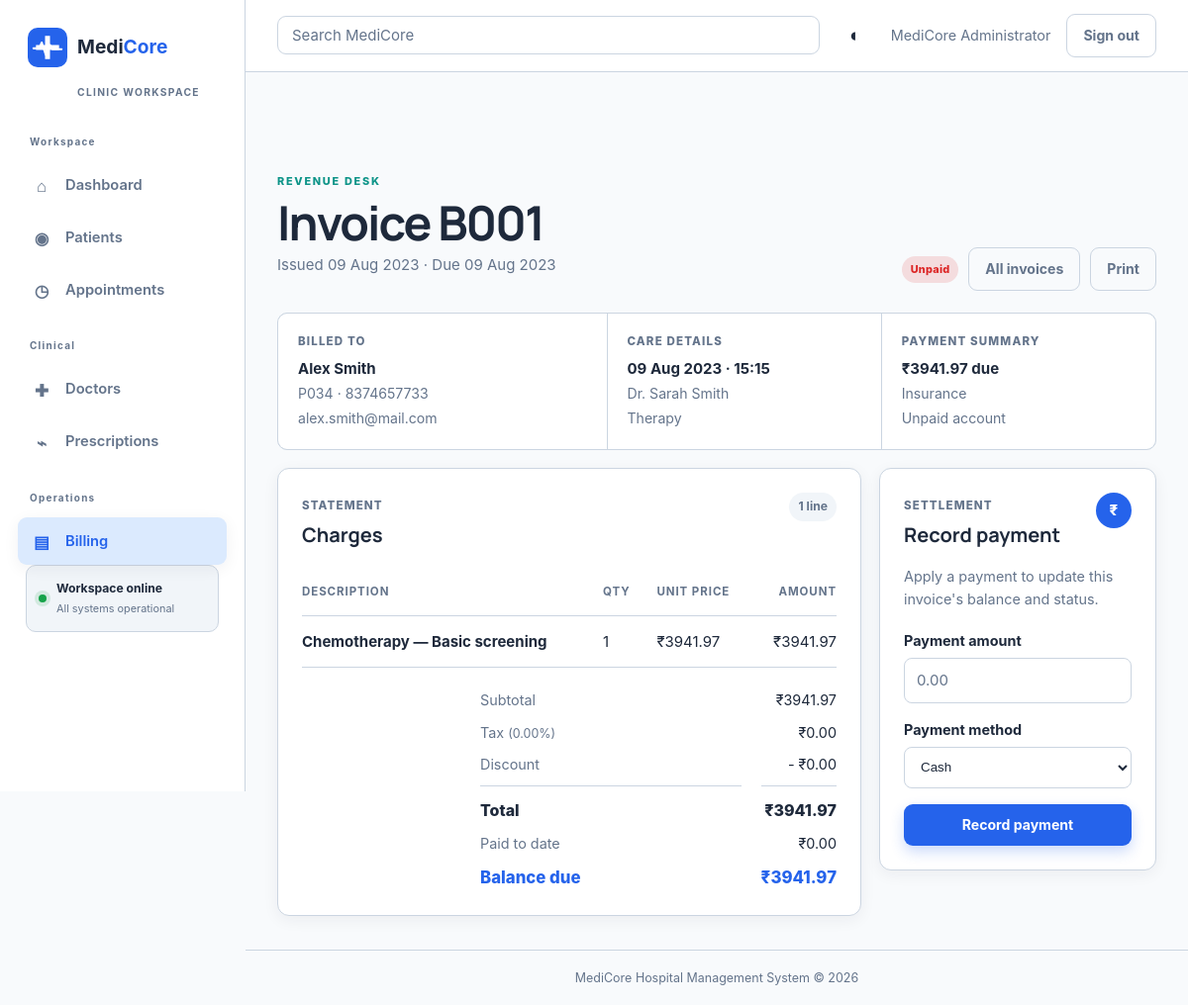
Page /billing/1 (signed in) on the committed database.
### app/models.py (models this page shows, shortened)
class User(UserMixin, db.Model):
    id = db.Column(db.Integer, primary_key=True)
    full_name = db.Column(db.String(120), nullable=False)
    username = db.Column(db.String(80), unique=True, nullable=False, index=True)
    email = db.Column(db.String(120), unique=True, nullable=False, index=True)
    password_hash = db.Column(db.String(255), nullable=False)
    role = db.Column(db.String(20), nullable=False, default="receptionist")
    is_active = db.Column(db.Boolean, nullable=False, default=True)
    failed_login_count = db.Column(db.Integer, nullable=False, default=0)
    locked_until = db.Column(db.DateTime)
    last_login_at = db.Column(db.DateTime)
    created_at = db.Column(db.DateTime, nullable=False, default=datetime.utcnow)

class Invoice(db.Model):
    id = db.Column(db.Integer, primary_key=True)
    invoice_no = db.Column(db.String(20), unique=True, nullable=False, index=True)
    patient_id = db.Column(db.Integer, db.ForeignKey("patient.id"), nullable=False)
    appointment_id = db.Column(db.Integer, db.ForeignKey("appointment.id"), nullable=True)
    issue_date = db.Column(db.Date, nullable=False)
    due_date = db.Column(db.Date)
    subtotal = db.Column(db.Numeric(10, 2), nullable=False, default=0)
    tax_percent = db.Column(db.Numeric(5, 2), nullable=False, default=0)
    discount = db.Column(db.Numeric(10, 2), nullable=False, default=0)
    total = db.Column(db.Numeric(10, 2), nullable=False, default=0)
    amount_paid = db.Column(db.Numeric(10, 2), nullable=False, default=0)
    status = db.Column(db.String(20), nullable=False, default="unpaid")
    payment_method = db.Column(db.String(20))
    created_at = db.Column(db.DateTime, nullable=False, default=datetime.utcnow)
    patient = db.relationship("Patient", backref="invoices")
    appointment = db.relationship("Appointment", backref="invoice")
    invoice_items = db.relationship("InvoiceItem", backref="invoice", cascade="all, delete-orphan")
    @property
    def balance(self):
        return self.total - self.amount_paid

class Patient(db.Model):
    id = db.Column(db.Integer, primary_key=True)
    patient_code = db.Column(db.String(20), unique=True, nullable=False, index=True)
    first_name = db.Column(db.String(80), nullable=False)
    last_name = db.Column(db.String(80), nullable=False)
    dob = db.Column(db.Date, nullable=False)
    gender = db.Column(db.String(20), nullable=False)
    blood_group = db.Column(db.String(10))
    phone = db.Column(db.String(10), nullable=False)
    email = db.Column(db.String(120))
    address = db.Column(db.Text)
    registration_date = db.Column(db.Date)
    insurance_provider = db.Column(db.String(120))
    insurance_number = db.Column(db.String(80))
    emergency_contact_name = db.Column(db.String(120))
    emergency_contact_phone = db.Column(db.String(10))
    allergies = db.Column(db.Text)
    created_at = db.Column(db.DateTime, nullable=False, default=datetime.utcnow)
    @property
    def full_name(self):
        return f"{self.first_name} {self.last_name}"

class Appointment(db.Model):
    id = db.Column(db.Integer, primary_key=True)
    patient_id = db.Column(db.Integer, db.ForeignKey("patient.id"), nullable=False)
    doctor_id = db.Column(db.Integer, db.ForeignKey("doctor.id"), nullable=False)
    appointment_date = db.Column(db.Date, nullable=False)
    appointment_time = db.Column(db.Time, nullable=False)
    reason = db.Column(db.Text)
    status = db.Column(db.String(20), nullable=False, default="scheduled")
    notes = db.Column(db.Text)
    created_by = db.Column(db.Integer, db.ForeignKey("user.id"), nullable=False)
    created_at = db.Column(db.DateTime, nullable=False, default=datetime.utcnow)
    patient = db.relationship("Patient", backref="appointments")
    doctor = db.relationship("Doctor", backref="appointments")
    creator = db.relationship("User", backref="created_appointments")

class Doctor(db.Model):
    id = db.Column(db.Integer, primary_key=True)
    user_id = db.Column(db.Integer, db.ForeignKey("user.id"), nullable=True)
    full_name = db.Column(db.String(120), nullable=False)
    specialization = db.Column(db.String(100), nullable=False)
    qualification = db.Column(db.String(120))
    phone = db.Column(db.String(10))
    email = db.Column(db.String(120))
    years_experience = db.Column(db.Integer)
    hospital_branch = db.Column(db.String(120))
    consultation_fee = db.Column(db.Numeric(10, 2), nullable=False, default=Decimal("0.00"))
    available_days = db.Column(db.String(40), default="Mon,Tue,Wed,Thu,Fri")
    available_from = db.Column(db.Time)
    available_to = db.Column(db.Time)
    status = db.Column(db.String(20), nullable=False, default="active")
    photo_url = db.Column(db.String(500))
    bio = db.Column(db.Text)
    user = db.relationship("User", backref="doctor_profile")

class InvoiceItem(db.Model):
    id = db.Column(db.Integer, primary_key=True)
    invoice_id = db.Column(db.Integer, db.ForeignKey("invoice.id"), nullable=False)
    description = db.Column(db.String(200), nullable=False)
    quantity = db.Column(db.Integer, nullable=False, default=1)
    unit_price = db.Column(db.Numeric(10, 2), nullable=False, default=0)
    amount = db.Column(db.Numeric(10, 2), nullable=False, default=0)

### app/routes/billing.py (the view)
@billing_bp.route("/<int:invoice_id>")
@permission_required("billing.write")
def detail(invoice_id):
    return render_template("billing/detail.html", invoice=db.get_or_404(Invoice, invoice_id))

### app/__init__.py (called while the page is built)
@login_manager.user_loader
def load_user(user_id):
    from app.models import User
    return db.session.get(User, int(user_id))

### app/security/permissions.py (called while the page is built)
def has_permission(permission):
    return current_user.is_authenticated and permission in ROLE_PERMISSIONS.get(current_user.role, set())

def permission_required(permission):
    def decorator(view):
        @wraps(view)
        @login_required
        def wrapped(*args, **kwargs):
            if not has_permission(permission):
                abort(403)
            return view(*args, **kwargs)
        return wrapped
    return decorator

### app/templates/billing/detail.html (shortened to what this page needs)
{% extends 'base.html' %}
{% block content %}
<div class="invoice-page">
  <div class="page-heading invoice-heading">
    <div><p class="eyebrow">Revenue desk</p><h1>Invoice {{ invoice.invoice_no }}</h1><p class="muted">Issued {{ invoice.issue_date.strftime('%d %b %Y') }}{% if invoice.due_date %} · Due {{ invoice.due_date.strftime('%d %b %Y') }}{% endif %}</p></div>
    <div class="invoice-actions"><span class="status-pill status-{{ invoice.status }}">{{ invoice.status|title }}</span><a class="button button-quiet" href="{{ url_for('billing.list_invoices') }}">All invoices</a><button class="button button-quiet" type="button" onclick="window.print()">Print</button></div>
  </div>
  <section class="invoice-meta">
    <div><span class="invoice-label">Billed to</span><strong>{{ invoice.patient.full_name }}</strong><span>{{ invoice.patient.patient_code }} · {{ invoice.patient.phone }}</span>{% if invoice.patient.email %}<span>{{ invoice.patient.email }}</span>{% endif %}</div>
    <div><span class="invoice-label">Care details</span>{% if invoice.appointment %}<strong>{{ invoice.appointment.appointment_date.strftime('%d %b %Y') }} · {{ invoice.appointment.appointment_time.strftime('%H:%M') }}</strong><span>Dr. {{ invoice.appointment.doctor.full_name.removeprefix('Dr. ') }}</span><span>{{ invoice.appointment.reason or 'Clinical visit' }}</span>{% else %}<strong>General charge</strong><span>No appointment linked</span>{% endif %}</div>
    <div><span class="invoice-label">Payment summary</span><strong>₹{{ '%.2f'|format(invoice.balance) }} due</strong><span>{{ invoice.payment_method|default('Payment pending', true)|title }}</span><span>{{ invoice.status|title }} account</span></div>
  </section>
  <section class="invoice-layout">
    <div class="invoice-card">
      <div class="invoice-card-heading"><div><span class="invoice-label">Statement</span><h2>Charges</h2></div><span class="invoice-count">{{ invoice.invoice_items|length }} line{% if invoice.invoice_items|length != 1 %}s{% endif %}</span></div>
      <div class="invoice-table-wrap"><table class="invoice-table"><thead><tr><th>Description</th><th>Qty</th><th>Unit price</th><th class="invoice-amount">Amount</th></tr></thead><tbody>{% for item in invoice.invoice_items %}<tr><td><strong>{{ item.description }}</strong></td><td>{{ item.quantity }}</td><td>₹{{ '%.2f'|format(item.unit_price) }}</td><td class="invoice-amount">₹{{ '%.2f'|format(item.amount) }}</td></tr>{% endfor %}</tbody></table></div>
      <dl class="invoice-totals"><dt>Subtotal</dt><dd>₹{{ '%.2f'|format(invoice.subtotal) }}</dd><dt>Tax <span>({{ '%.2f'|format(invoice.tax_percent) }}%)</span></dt><dd>₹{{ '%.2f'|format(invoice.subtotal * invoice.tax_percent / 100) }}</dd><dt>Discount</dt><dd>- ₹{{ '%.2f'|format(invoice.discount) }}</dd><dt class="invoice-total-line">Total</dt><dd class="invoice-total-line">₹{{ '%.2f'|format(invoice.total) }}</dd><dt>Paid to date</dt><dd>₹{{ '%.2f'|format(invoice.amount_paid) }}</dd><dt class="invoice-balance-line">Balance due</dt><dd class="invoice-balance-line">₹{{ '%.2f'|format(invoice.balance) }}</dd></dl>
    </div>
    <div class="payment-card">
      <div class="invoice-card-heading"><div><span class="invoice-label">Settlement</span><h2>Record payment</h2></div><span class="payment-mark" aria-hidden="true">₹</span></div>
      {% if invoice.balance > 0 %}<p class="muted">Apply a payment to update this invoice's balance and status.</p><form method="post" action="{{ url_for('billing.record_payment', invoice_id=invoice.id) }}" class="stack-form"><input type="hidden" name="csrf_token" value="{{ csrf_token() }}"><div class="field-group"><label for="amount">Payment amount</label><input class="text-input" id="amount" name="amount" type="number" min="0.01" max="{{ invoice.balance }}" step="0.01" placeholder="0.00" required></div><div class="field-group"><label for="payment_method">Payment method</label><select class="text-input" id="payment_method" name="payment_method"><option value="cash">Cash</option><option value="card">Card</option><option value="upi">UPI</option><option value="insurance">Insurance</option></select></div><button class="button button-primary" type="submit">Record payment</button></form>{% else %}<div class="paid-state"><span aria-hidden="true">✓</span><strong>Fully paid</strong><p>No balance remains on this invoice.</p></div>{% endif %}
    </div>
  </section>
</div>
{% endblock %}

### app/templates/partials/_user_menu.html
{% if current_user.is_authenticated %}
  <span class="user-greeting">{{ current_user.full_name }}</span>
  <form method="post" action="{{ url_for('auth.logout') }}"><input type="hidden" name="csrf_token" value="{{ csrf_token() }}"><button class="button button-quiet" type="submit">Sign out</button></form>
{% endif %}

### rows in the picture
User: full_name "MediCore Administrator"
Invoice: invoice_no "B001", issue_date "09 Aug 2023", due_date "09 Aug 2023", status "Unpaid", balance "3941.97", payment_method "Insurance", subtotal "3941.97", tax_percent "0.00", invoice.subtotal*invoice.tax_percent/100 "0.00", discount "0.00", total "3941.97", amount_paid "0.00"
Patient: patient.full_name "Alex Smith", patient.patient_code "P034", patient.phone "8374657733", patient.email "alex.smith@mail.com"
Appointment: appointment.appointment_date "09 Aug 2023", appointment.appointment_time "15:15", appointment "Therapy"
Doctor: appointment.doctor.full_name.removeprefix "Sarah Smith"
InvoiceItem: description "Chemotherapy — Basic screening", quantity "1", unit_price "3941.97", amount "3941.97"

### other values in the picture
{{ invoice.invoice_items|length }} "1"
{{ APP_NAME }} "MediCore"
